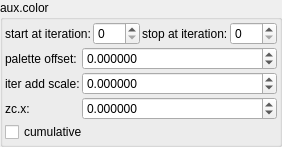
    <widget class="QGroupBox" name="groupBox_2">
     <property name="title">
      <string>aux.color</string>
     </property>
     <layout class="QVBoxLayout" name="verticalLayout_4" stretch="0,0,0">
      <property name="spacing">
       <number>2</number>
      </property>
      <property name="leftMargin">
       <number>2</number>
      </property>
      <property name="topMargin">
       <number>2</number>
      </property>
      <property name="rightMargin">
       <number>2</number>
      </property>
      <property name="bottomMargin">
       <number>2</number>
      </property>
      <item>
       <layout class="QHBoxLayout" name="horizontalLayout_14" stretch="0,1,0,1">
        <item>
         <widget class="QLabel" name="label_99">
          <property name="text">
           <string>start at iteration:</string>
          </property>
         </widget>
        </item>
        <item>
         <widget class="MySpinBox" name="spinboxInt_fold_color_start_iterations_A">
          <property name="sizePolicy">
           <sizepolicy hsizetype="Minimum" vsizetype="Maximum">
            <horstretch>0</horstretch>
            <verstretch>0</verstretch>
           </sizepolicy>
          </property>
          <property name="minimum">
           <number>0</number>
          </property>
          <property name="maximum">
           <number>999</number>
          </property>
          <property name="value">
           <number>0</number>
          </property>
         </widget>
        </item>
        <item>
         <widget class="QLabel" name="label_71">
          <property name="text">
           <string>stop at iteration:</string>
          </property>
         </widget>
        </item>
        <item>
         <widget class="MySpinBox" name="spinboxInt_fold_color_stop_iterations_A">
          <property name="sizePolicy">
           <sizepolicy hsizetype="Preferred" vsizetype="Maximum">
            <horstretch>0</horstretch>
            <verstretch>0</verstretch>
           </sizepolicy>
          </property>
          <property name="maximum">
           <number>999</number>
          </property>
         </widget>
        </item>
       </layout>
      </item>
      <item>
       <layout class="QGridLayout" name="gridLayout_16" columnstretch="0,1">
        <property name="spacing">
         <number>2</number>
        </property>
        <item row="2" column="0">
         <widget class="QLabel" name="label_134">
          <property name="text">
           <string notr="true">zc.x:</string>
          </property>
         </widget>
        </item>
        <item row="0" column="1">
         <widget class="MyDoubleSpinBox" name="spinbox4_fold_color_difs_0000_y">
          <property name="sizePolicy">
           <sizepolicy hsizetype="Minimum" vsizetype="Maximum">
            <horstretch>0</horstretch>
            <verstretch>0</verstretch>
           </sizepolicy>
          </property>
          <property name="prefix">
           <string/>
          </property>
          <property name="suffix">
           <string/>
          </property>
          <property name="decimals">
           <number>6</number>
          </property>
          <property name="minimum">
           <double>-99.999899999999997</double>
          </property>
          <property name="maximum">
           <double>99.999899999999997</double>
          </property>
          <property name="singleStep">
           <double>0.100000000000000</double>
          </property>
         </widget>
        </item>
        <item row="1" column="1">
         <widget class="MyDoubleSpinBox" name="spinbox_fold_color_difs0">
          <property name="sizePolicy">
           <sizepolicy hsizetype="Minimum" vsizetype="Maximum">
            <horstretch>0</horstretch>
            <verstretch>0</verstretch>
           </sizepolicy>
          </property>
          <property name="prefix">
           <string/>
          </property>
          <property name="suffix">
           <string/>
          </property>
          <property name="decimals">
           <number>6</number>
          </property>
          <property name="minimum">
           <double>-99.999899999999997</double>
          </property>
          <property name="maximum">
           <double>99.999899999999997</double>
          </property>
          <property name="singleStep">
           <double>0.100000000000000</double>
          </property>
         </widget>
        </item>
        <item row="1" column="0">
         <widget class="QLabel" name="label_135">
          <property name="text">
           <string notr="true">iter add scale:</string>
          </property>
         </widget>
        </item>
        <item row="0" column="0">
         <widget class="QLabel" name="label_139">
          <property name="text">
           <string notr="true">palette offset:</string>
          </property>
         </widget>
        </item>
        <item row="2" column="1">
         <widget class="MyDoubleSpinBox" name="spinbox4_fold_color_difs_0000_x">
          <property name="sizePolicy">
           <sizepolicy hsizetype="Minimum" vsizetype="Maximum">
            <horstretch>0</horstretch>
            <verstretch>0</verstretch>
           </sizepolicy>
          </property>
          <property name="prefix">
           <string/>
          </property>
          <property name="suffix">
           <string/>
          </property>
          <property name="decimals">
           <number>6</number>
          </property>
          <property name="minimum">
           <double>-99.999899999999997</double>
          </property>
          <property name="maximum">
           <double>99.999899999999997</double>
          </property>
          <property name="singleStep">
           <double>0.100000000000000</double>
          </property>
         </widget>
        </item>
       </layout>
      </item>
      <item>
       <widget class="MyCheckBox" name="checkBox_fold_color_aux_color_enabledA_false">
        <property name="text">
         <string notr="true">cumulative</string>
        </property>
       </widget>
      </item>
     </layout>
    </widget>
